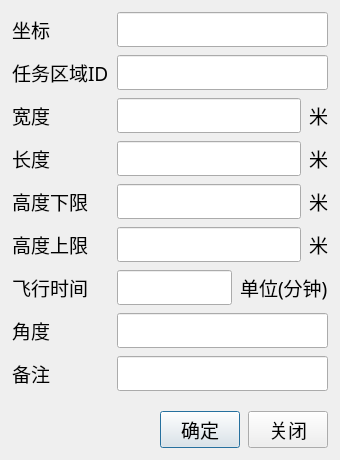
<?xml version="1.0" encoding="UTF-8"?>
<ui version="4.0">
 <class>DlgAddTaskArea</class>
 <widget class="QDialog" name="DlgAddTaskArea">
  <property name="geometry"><rect><x>0</x><y>0</y><width>340</width><height>460</height></rect></property>
  <property name="minimumSize"><size><width>280</width><height>380</height></size></property>
  <property name="font"><font><family>宋体</family><pointsize>14</pointsize></font></property>
  <property name="windowTitle"><string>添加 任务区域</string></property>
  <layout class="QVBoxLayout" name="mainLayout"><property name="spacing"><number>8</number></property><property name="leftMargin"><number>12</number></property><property name="topMargin"><number>12</number></property><property name="rightMargin"><number>12</number></property><property name="bottomMargin"><number>12</number></property><item><layout class="QFormLayout" name="formLayout"><property name="horizontalSpacing"><number>8</number></property><property name="verticalSpacing"><number>8</number></property><item row="0" column="0"><widget class="QLabel" name="label"><property name="text"><string>坐标</string></property></widget></item><item row="0" column="1"><widget class="QLineEdit" name="lineEdit_1"><property name="readOnly"><bool>true</bool></property></widget></item><item row="1" column="0"><widget class="QLabel" name="label_5"><property name="text"><string>任务区域ID</string></property></widget></item><item row="1" column="1"><widget class="QLineEdit" name="lineEdit_2"></widget></item><item row="2" column="0"><widget class="QLabel" name="label_2"><property name="text"><string>宽度</string></property></widget></item><item row="2" column="1"><layout class="QHBoxLayout"><item><widget class="QLineEdit" name="lineEdit_3"></widget></item><item><widget class="QLabel" name="label_6"><property name="text"><string>米</string></property></widget></item></layout></item><item row="3" column="0"><widget class="QLabel" name="label_3"><property name="text"><string>长度</string></property></widget></item><item row="3" column="1"><layout class="QHBoxLayout"><item><widget class="QLineEdit" name="lineEdit_4"></widget></item><item><widget class="QLabel" name="label_7"><property name="text"><string>米</string></property></widget></item></layout></item><item row="4" column="0"><widget class="QLabel" name="label_8"><property name="text"><string>高度下限</string></property></widget></item><item row="4" column="1"><layout class="QHBoxLayout"><item><widget class="QLineEdit" name="lineEdit_5"></widget></item><item><widget class="QLabel" name="label_9"><property name="text"><string>米</string></property></widget></item></layout></item><item row="5" column="0"><widget class="QLabel" name="label_14"><property name="text"><string>高度上限</string></property></widget></item><item row="5" column="1"><layout class="QHBoxLayout"><item><widget class="QLineEdit" name="lineEdit_9"></widget></item><item><widget class="QLabel" name="label_13"><property name="text"><string>米</string></property></widget></item></layout></item><item row="6" column="0"><widget class="QLabel" name="label_10"><property name="text"><string>飞行时间</string></property></widget></item><item row="6" column="1"><layout class="QHBoxLayout"><item><widget class="QLineEdit" name="lineEdit_6"></widget></item><item><widget class="QLabel" name="label_11"><property name="text"><string>单位(分钟)</string></property></widget></item></layout></item><item row="7" column="0"><widget class="QLabel" name="label_4"><property name="text"><string>角度</string></property></widget></item><item row="7" column="1"><widget class="QLineEdit" name="lineEdit_7"></widget></item><item row="8" column="0"><widget class="QLabel" name="label_12"><property name="text"><string>备注</string></property></widget></item><item row="8" column="1"><widget class="QLineEdit" name="lineEdit_8"></widget></item></layout></item><item><spacer><property name="orientation"><enum>Qt::Vertical</enum></property><property name="sizeHint" stdset="0"><size><width>0</width><height>8</height></size></property></spacer></item><item><layout class="QHBoxLayout" name="btnRow"><property name="spacing"><number>8</number></property><item><spacer><property name="orientation"><enum>Qt::Horizontal</enum></property><property name="sizeHint" stdset="0"><size><width>40</width><height>20</height></size></property></spacer></item><item><widget class="QPushButton" name="okButton"><property name="text"><string>确定</string></property></widget></item><item><widget class="QPushButton" name="cancelButton"><property name="text"><string>关闭</string></property></widget></item></layout></item></layout>
 </widget>
 <resources/>
 <connections><connection><sender>cancelButton</sender><signal>clicked()</signal><receiver>DlgAddTaskArea</receiver><slot>reject()</slot><hints><hint type="sourcelabel"><x>0</x><y>0</y></hint><hint type="destinationlabel"><x>0</x><y>0</y></hint></hints></connection></connections>
</ui>
